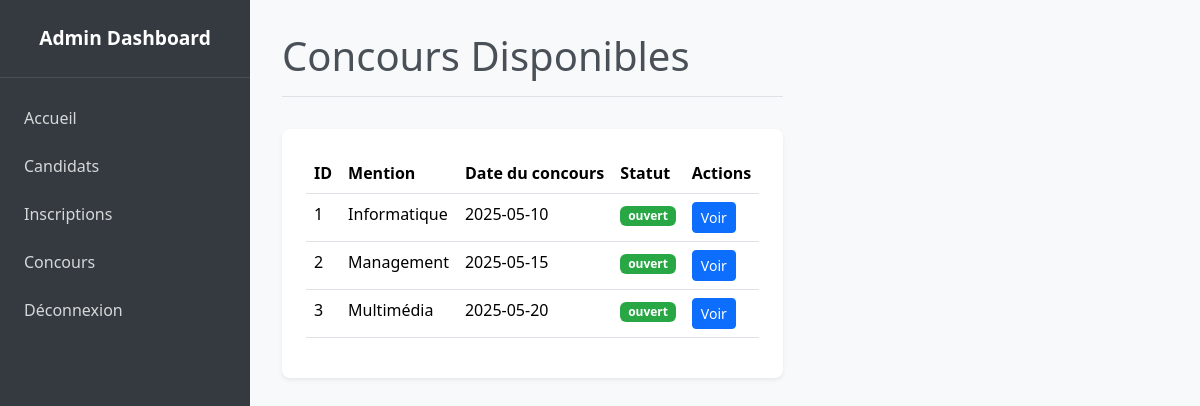
The app's page /admin/list_concours.php (signed in) with its own data.
### tables this page shows
CREATE TABLE `concours` (
  `id` int(11) NOT NULL,
  `mention` varchar(50) NOT NULL,
  `date_concours` date NOT NULL,
  `statut` enum('ouvert','fermé') DEFAULT 'ouvert'
);

### src/models/Concours.php (called while the page is built, shortened)
<?php
class Concours {
    public static function getAll($pdo) {
        $stmt = $pdo->prepare("SELECT * FROM concours");
        $stmt->execute();
        return $stmt->fetchAll(PDO::FETCH_ASSOC);
    }
}

### public/admin/list_concours.php (the view, shortened to what this page needs)
<?php
require_once __DIR__ . '/../../src/config/database.php';
require_once __DIR__ . '/../../src/models/Concours.php';
$concours = Concours::getAll($pdo);
?>
<!DOCTYPE html>
<html lang="fr">
<head>
    <link rel="stylesheet" href="../assets/bootstrap/css/bootstrap.min.css">
</head>
<body>
    <div class="d-flex">
        <div class="sidebar">
            <div class="sidebar-brand">Admin Dashboard</div>
            <nav class="sidebar-nav">
                <a href="dashboard.php">Accueil</a>
                <a href="list_candidat.php">Candidats</a>
                <a href="list_inscriptions.php">Inscriptions</a>
                <a href="list_concours.php">Concours</a>
                <a href="logout.php" id="logoutLink">Déconnexion</a>
            </nav>
        </div>
        <div class="main-content">
            <h1 class="page-header">Concours Disponibles</h1>
            <div class="table-container mx-auto">
                <div class="table-responsive">
                    <table class="table table-hover">
                        <thead class="thead-light">
                            <tr>
                                <th>ID</th>
                                <th>Mention</th>
                                <th class="text-nowrap">Date du concours</th>
                                <th>Statut</th>
                                <th>Actions</th>
                            </tr>
                        </thead>
                        <tbody>
                            <?php foreach ($concours as $concour): ?>
                            <tr>
                                <td><?= $concour['id'] ?></td>
                                <td><?= htmlspecialchars($concour['mention']) ?></td>
                                <td><?= htmlspecialchars($concour['date_concours']) ?></td>
                                <td>
                                    <span class="badge badge-statut <?= $concour['statut'] === 'ouvert' ? 'badge-ouvert' : 'badge-ferme' ?>">
                                        <?= htmlspecialchars($concour['statut']) ?>
                                    </span>
                                </td>
                                <td class="action-btns">
                                    <button class="btn btn-sm btn-primary" data-bs-toggle="modal"
                                            data-bs-target="#concoursModal"
                                            data-id="<?= $concour['id'] ?>"
                                            data-mention="<?= htmlspecialchars($concour['mention']) ?>"
                                            data-date="<?= htmlspecialchars($concour['date_concours']) ?>"
                                            data-statut="<?= htmlspecialchars($concour['statut']) ?>">
                                        Voir
                                    </button>
                                </td>
                            </tr>
                            <?php endforeach; ?>
                        </tbody>
                    </table>
                </div>
            </div>
        </div>
    </div>
</body>
</html>

### public/admin/list_concours.php (style rules this page uses)
body { font-family: 'Segoe UI', sans-serif; background-color: #f8f9fa; }
.sidebar { width: 250px; background: #343a40; color: white; position: fixed; height: 100vh; }
.sidebar-brand { padding: 1.5rem; font-size: 1.2rem; font-weight: 600; text-align: center; border-bottom: 1px solid rgba(255,255,255,0.1); }
.sidebar-nav { padding: 1rem 0; }
.sidebar-nav a { color: rgba(255,255,255,0.8); padding: 0.75rem 1.5rem; display: block; text-decoration: none; }
.main-content { margin-left: 250px; padding: 2rem; }
.page-header { color: #495057; margin-bottom: 2rem; padding-bottom: 1rem; border-bottom: 1px solid #dee2e6; }
.table-container { background-color: white; border-radius: 0.5rem; box-shadow: 0 0.125rem 0.25rem rgba(0,0,0,0.075); padding: 1.5rem; }
.table thead th { border-top: none; border-bottom: 1px solid #dee2e6; }
.badge-statut { padding: 0.35em 0.65em; font-size: 0.75em; font-weight: 600; }
.badge-ouvert { background-color: #28a745; color: white; }
.action-btns { white-space: nowrap; }

### records on screen
concours: id "1", mention "Informatique", date_concours "2025-05-10", statut "ouvert"
concours: id "2", mention "Management", date_concours "2025-05-15", statut "ouvert"
concours: id "3", mention "Multimédia", date_concours "2025-05-20", statut "ouvert"
